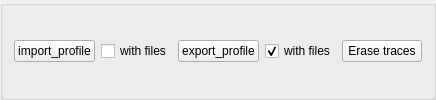
     <widget class="QGroupBox" name="GB_user_options">
      <property name="title">
       <string/>
      </property>
      <layout class="QGridLayout" name="gridLayout_16">
       <item row="0" column="1">
        <layout class="QHBoxLayout" name="horizontalLayout_9">
         <item>
          <widget class="QPushButton" name="PB_export_profile">
           <property name="text">
            <string>export_profile</string>
           </property>
          </widget>
         </item>
         <item>
          <widget class="QCheckBox" name="CB_export_profile_with_files">
           <property name="text">
            <string>with files</string>
           </property>
           <property name="checked">
            <bool>true</bool>
           </property>
          </widget>
         </item>
        </layout>
       </item>
       <item row="0" column="2">
        <widget class="QPushButton" name="PB_DeleteProfile">
         <property name="text">
          <string>Erase traces</string>
         </property>
        </widget>
       </item>
       <item row="0" column="0">
        <layout class="QHBoxLayout" name="horizontalLayout_10">
         <item>
          <widget class="QPushButton" name="PB_import_profile">
           <property name="text">
            <string>import_profile</string>
           </property>
          </widget>
         </item>
         <item>
          <widget class="QCheckBox" name="CB_import_profile_with_files">
           <property name="text">
            <string>with files</string>
           </property>
           <property name="checked">
            <bool>false</bool>
           </property>
          </widget>
         </item>
        </layout>
       </item>
      </layout>
     </widget>
